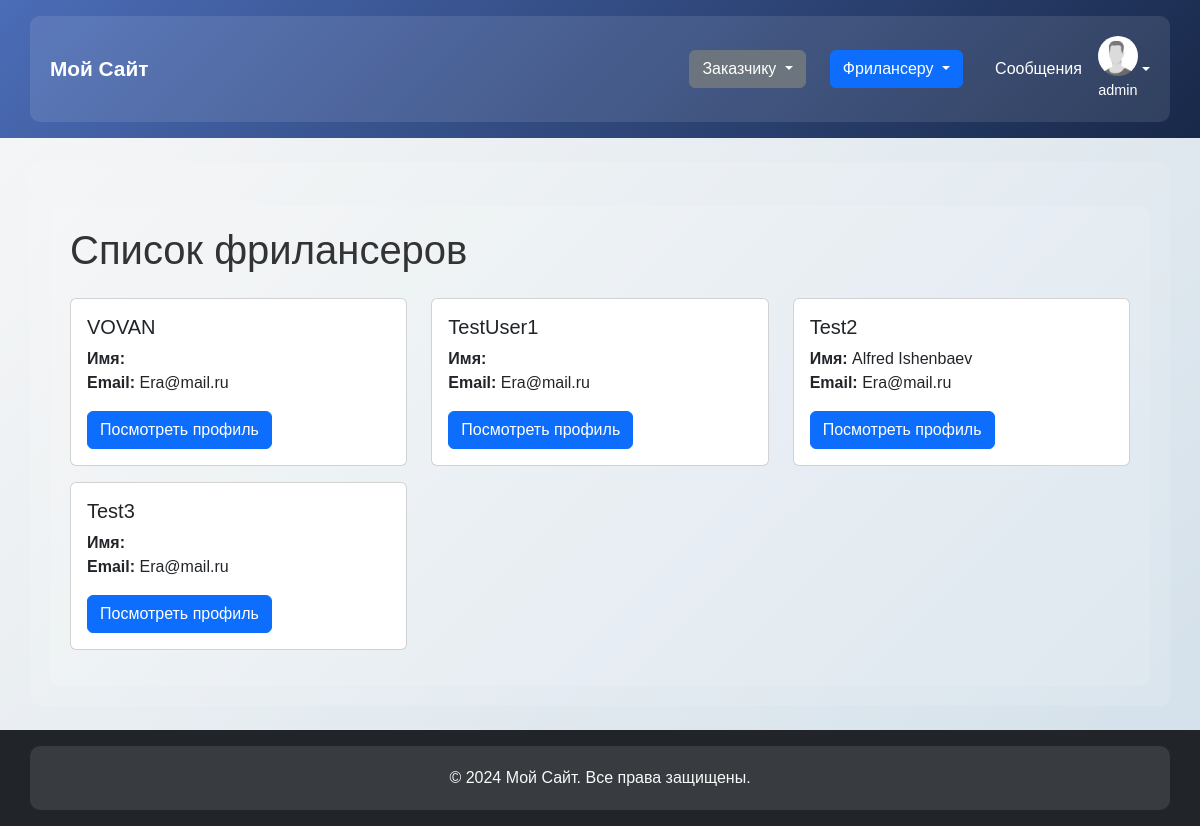
Page /freelancers/ (signed in) on the committed database.
### MySite/models.py (models this page shows, shortened)
class CustomUser(AbstractUser):
    ROLE_CHOICES = (
        ('customer', 'Customer'),
        ('executor', 'Executor'),
    )
    role = models.CharField(max_length=10, choices=ROLE_CHOICES, default='customer')
    user_permissions = models.ManyToManyField(
        'auth.Permission',
        related_name='customuser_permissions',  # Устанавливаем уникальное имя для связи
        blank=True
    )
    groups = models.ManyToManyField(
        'auth.Group',
        related_name='customuser_groups',  # Уникальное имя для связи
        blank=True
    )

### MySite/views.py (the view)
# urls.py: path('freelancers/', freelancers_list, name='freelancers'),
def freelancers_list(request):
    executors = CustomUser.objects.filter(role='executor')
    return render(request, 'mysite/freelancers.html', {'users': executors})

### templates/mysite/freelancers.html (shortened to what this page needs)
{% extends "mysite/base.html" %}
{% block content %}
<div class="container mt-4">
    <h1 class="mb-4">Список фрилансеров</h1>
    <div class="row">
        {% for user in users %}
            <div class="col-md-4 mb-3">
                <div class="card">
                    <div class="card-body">
                        <h5 class="card-title">{{ user.username }}</h5>
                        <p class="card-text">
                            <strong>Имя:</strong> {{ user.first_name }} {{ user.last_name }}<br>
                            <strong>Email:</strong> {{ user.email }}
                        </p>
                        <a href="{% url 'mysite:profile' user.username %}" class="btn btn-primary">Посмотреть профиль</a>
                    </div>
                </div>
            </div>
        {% empty %}
            <p>Фрилансеры не найдены.</p>
        {% endfor %}
    </div>
</div>
{% endblock %}

### templates/mysite/base.html (shortened to what this page needs)
<!DOCTYPE html>
<html lang="en">
<head>
    <link href="https://stackpath.bootstrapcdn.com/bootstrap/5.3.0/css/bootstrap.min.css" rel="stylesheet">
    <link
            href="https://cdn.jsdelivr.net/npm/bootstrap@5.3.0/dist/css/bootstrap.min.css"
            rel="stylesheet">
    {% load static %}
</head>
<body>
{% block header %}
<header class="py-3" style="background: linear-gradient(135deg, #4b6cb7 0%, #182848 100%);">
    <div class="container">
        <nav class="navbar navbar-expand-lg p-0">
            <div class="container-fluid p-0">
                <a class="navbar-brand text-white fw-bold" href="/" style="font-size: 1.3rem;">Мой Сайт</a>
                <div class="d-flex ms-auto align-items-center gap-3">
                    <div class="dropdown me-2">
                        <button
                                class="btn btn-secondary dropdown-toggle"
                                type="button"
                                id="customerDropdown"
                                data-bs-toggle="dropdown"
                                aria-expanded="false"
                                style="font-size: 1rem;">
                            Заказчику
                        </button>
                    </div>
                    <div class="dropdown me-2">
                        <button
                                class="btn btn-primary dropdown-toggle"
                                type="button"
                                id="freelancerDropdown"
                                data-bs-toggle="dropdown"
                                aria-expanded="false"
                                style="font-size: 1rem;">
                            Фрилансеру
                        </button>
                    </div>
                    {% if request.user.is_authenticated %}
                    <a href="{% url 'mysite:dialog_list' %}" class="text-white text-decoration-none d-flex align-items-center gap-2" style="font-size: 1rem;">
                         Сообщения
                    </a>
                    <div class="dropdown">
                        <a
                                href="{% url 'mysite:profile' request.user.username %}"
                                class="d-flex align-items-center text-decoration-none dropdown-toggle"
                                id="profileDropdown"
                                data-bs-toggle="dropdown"
                                aria-expanded="false">
                            <div class="text-center">
                                <img
                                        src="{% static 'images/avatar.png' %}"
                                        alt="Фото профиля"
                                        class="rounded-circle"
                                        width="40"
                                        height="40">
                                <p class="mt-1 mb-0" style="font-size: 0.9rem;">{{ request.user.username }}</p>
                            </div>
                        </a>
                    </div>
                    {% else %}
                    <a class="text-white text-decoration-none d-flex align-items-center" href="/login"
                       style="font-size: 1rem;">
                        Вход
                    </a>
                    {% endif %}
                </div>
            </div>
        </nav>
    </div>
</header>
{% endblock %}
<main class="container my-4">
    {% block content %}{% endblock %}
</main>
<footer class="bg-dark text-center text-light py-3">
    <div class="container text-center">
        © 2024 Мой Сайт. Все права защищены.
    </div>
</footer>
</body>
</html>

### templates/mysite/base.html (style rules this page uses)
body { background: linear-gradient(135deg, #f7f7f7 0%, #d3e0ea 100%); color: #333; min-height: 100vh; font-family: 'Arial', sans-serif;; }
.container { background: rgba(255, 255, 255, 0.1); padding: 20px; border-radius: 10px; }
a { color: #fff; }

### rows in the picture
CustomUser: user.username "admin"
CustomUser: username "VOVAN", email "Era@mail.ru"
CustomUser: username "TestUser1", email "Era@mail.ru"
CustomUser: username "Test2", first_name "Alfred", last_name "Ishenbaev", email "Era@mail.ru"
CustomUser: username "Test3", email "Era@mail.ru"
